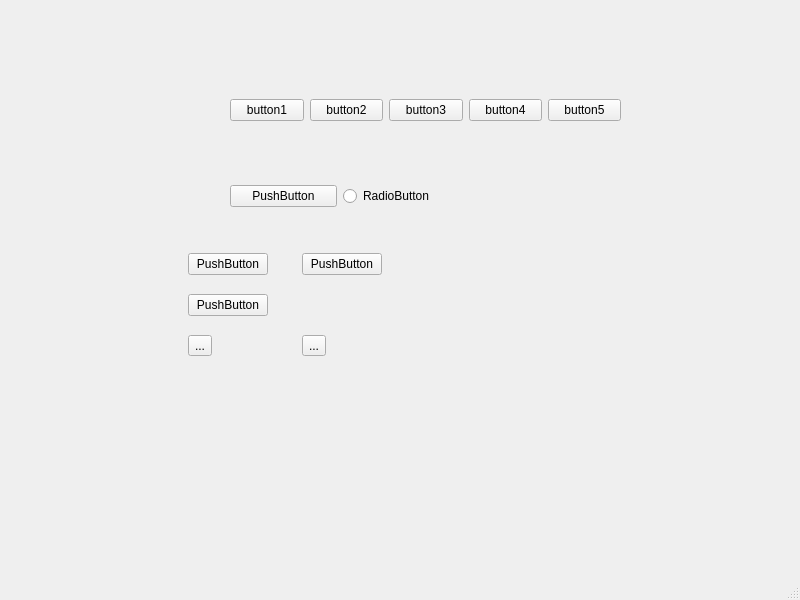
<?xml version="1.0" encoding="UTF-8"?>
<ui version="4.0">
 <class>MainWindow</class>
 <widget class="QMainWindow" name="MainWindow">
  <property name="geometry">
   <rect>
    <x>0</x>
    <y>0</y>
    <width>800</width>
    <height>600</height>
   </rect>
  </property>
  <property name="windowTitle">
   <string>MainWindow</string>
  </property>
  <widget class="QWidget" name="centralwidget">
   <widget class="QWidget" name="verticalLayoutWidget">
    <property name="geometry">
     <rect>
      <x>230</x>
      <y>180</y>
      <width>220</width>
      <height>32</height>
     </rect>
    </property>
    <layout class="QHBoxLayout" name="horizontalLayout_2">
     <item>
      <widget class="QPushButton" name="pushButton_6">
       <property name="text">
        <string>PushButton</string>
       </property>
      </widget>
     </item>
     <item>
      <widget class="QRadioButton" name="radioButton">
       <property name="text">
        <string>RadioButton</string>
       </property>
      </widget>
     </item>
    </layout>
   </widget>
   <widget class="QWidget" name="gridLayoutWidget">
    <property name="geometry">
     <rect>
      <x>160</x>
      <y>240</y>
      <width>251</width>
      <height>131</height>
     </rect>
    </property>
    <layout class="QGridLayout" name="gridLayout">
     <item row="0" column="1">
      <widget class="QPushButton" name="pushButton_8">
       <property name="text">
        <string>PushButton</string>
       </property>
      </widget>
     </item>
     <item row="2" column="0">
      <widget class="QToolButton" name="toolButton">
       <property name="text">
        <string>...</string>
       </property>
      </widget>
     </item>
     <item row="2" column="1">
      <widget class="QToolButton" name="toolButton_2">
       <property name="text">
        <string>...</string>
       </property>
      </widget>
     </item>
     <item row="0" column="0">
      <widget class="QPushButton" name="pushButton_7">
       <property name="text">
        <string>PushButton</string>
       </property>
      </widget>
     </item>
     <item row="1" column="0">
      <widget class="QPushButton" name="pushButton_9">
       <property name="text">
        <string>PushButton</string>
       </property>
      </widget>
     </item>
    </layout>
   </widget>
   <widget class="QWidget" name="">
    <property name="geometry">
     <rect>
      <x>230</x>
      <y>60</y>
      <width>391</width>
      <height>101</height>
     </rect>
    </property>
    <layout class="QHBoxLayout" name="horizontalLayout">
     <item>
      <widget class="QPushButton" name="pushButton">
       <property name="text">
        <string>button1</string>
       </property>
      </widget>
     </item>
     <item>
      <widget class="QPushButton" name="pushButton_2">
       <property name="text">
        <string>button2</string>
       </property>
      </widget>
     </item>
     <item>
      <widget class="QPushButton" name="pushButton_3">
       <property name="text">
        <string>button3</string>
       </property>
      </widget>
     </item>
     <item>
      <widget class="QPushButton" name="pushButton_4">
       <property name="text">
        <string>button4</string>
       </property>
      </widget>
     </item>
     <item>
      <widget class="QPushButton" name="pushButton_5">
       <property name="text">
        <string>button5</string>
       </property>
      </widget>
     </item>
    </layout>
   </widget>
  </widget>
  <widget class="QMenuBar" name="menubar">
   <property name="geometry">
    <rect>
     <x>0</x>
     <y>0</y>
     <width>800</width>
     <height>22</height>
    </rect>
   </property>
  </widget>
  <widget class="QStatusBar" name="statusbar"/>
 </widget>
 <resources/>
 <connections/>
</ui>
